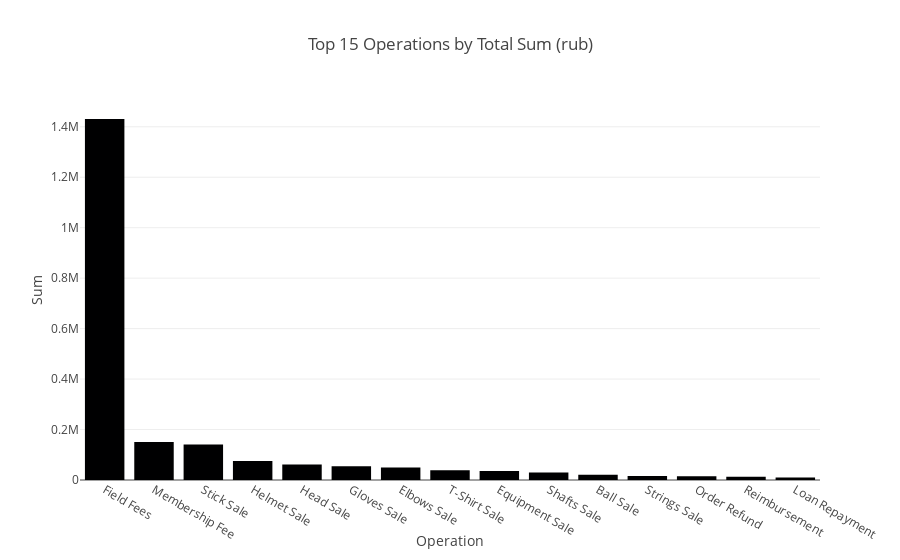

Notebook cell for this chart:
### Code cell
# Group the data by 'Operation' and sum the 'Sum' values for each group
operation_summary_rub = df_fin_rub.groupby('Operation')['Sum'].sum().reset_index()

# Sort the data in descending order by the 'Sum' column and get the top 15 rows
top_15_operations = operation_summary_rub.sort_values(by='Sum', ascending=False).head(15)

# Create a bar graph using Plotly Express
fig = px.bar(top_15_operations, x='Operation', y='Sum', title='Top 15 Operations by Total Sum (rub)')

# Show the graph
fig.show()

### Figure 1 — Plotly figure (JSON) as saved in the notebook; plotly's stock layout.template omitted (floating-point values rounded to 4 significant figures)
{"data": [{"alignmentgroup": "True", "hovertemplate": "Operation=%{x}<br>Sum=%{y}<extra></extra>", "legendgroup": "", "marker": {"color": "#000001", "pattern": {"shape": ""}}, "name": "", "offsetgroup": "", "orientation": "v", "showlegend": false, "textposition": "auto", "type": "bar", "x": ["Field Fees", "Membership Fee", "Stick Sale", "Helmet Sale", "Head Sale", "Gloves Sale", "Elbows Sale", "T-Shirt Sale", "Equipment Sale", "Shafts Sale", "Ball Sale", "Strings Sale", "Order Refund", "Reimbursement", "Loan Repayment"], "xaxis": "x", "y": [1430805, 150944, 141050, 75700, 61600, 54650, 49350, 38471, 35180, 29440, 20450, 16000, 14577, 12950, 10400], "yaxis": "y"}], "layout": {"barmode": "relative", "legend": {"tracegroupgap": 0}, "title": {"text": "Top 15 Operations by Total Sum (rub)"}, "xaxis": {"anchor": "y", "domain": [0, 1], "title": {"text": "Operation"}}, "yaxis": {"anchor": "x", "domain": [0, 1], "title": {"text": "Sum"}}}}
